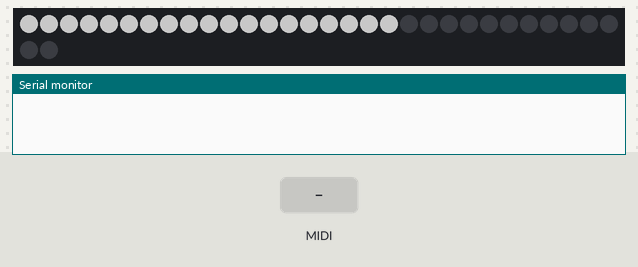
Simulated run of this sketch. Board: Arduino Uno, built with avr-gcc and run on an emulated ATmega328P. Shown: 32 RGB LEDs in strip order, left to right, continuing on the next row, the last lines printed to the serial monitor. The inputs (shaded band) are chosen by the test bench. Dim RGB values are drawn brighter than linear; MIDI output is not drawn.

Above: at 0.4 s.
At 0.9 s:
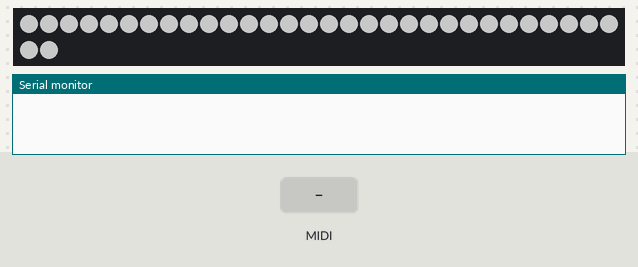
2.2 s: MIDI note 48 received
At 2.35 s:
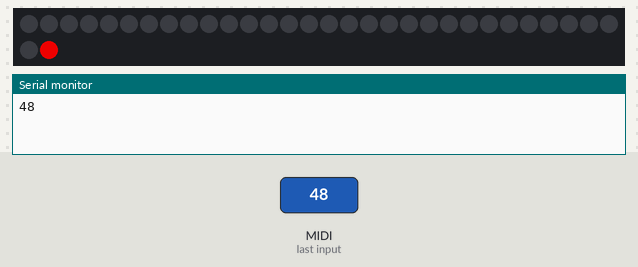
4.0 s: MIDI note 60 received
Timing chart, 0 to 7.0 s (numbered marks = the images above; inputs shaded):
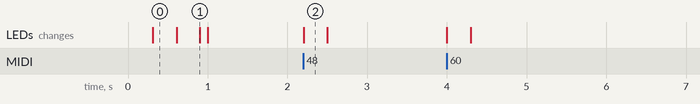

Measured:
- after the input at 2.2 s, the LEDs: change at once (image 2)

The sketch:

Alesis.ino.ino
```cpp
#include <Adafruit_NeoPixel.h>
#include <MIDI.h>  // Add Midi Library
MIDI_CREATE_DEFAULT_INSTANCE();

// Which pin on the Arduino is connected to the NeoPixels?
#define LED_PIN    6

//Antall LEDS
#define LED_COUNT 32
int keys_count = 37;
bool pedal = false;
// Deklarere NeoPixel strip objekt:
Adafruit_NeoPixel strip(LED_COUNT, LED_PIN, NEO_GRB + NEO_KHZ800);
// Argument 1 = Number of pixels in NeoPixel strip
// Argument 2 = Arduino pin number (most are valid)
// Argument 3 = Pixel type flags, add together as needed:

int LED[32];
int gbend = 0;
int gtouch = 0;
void setup() {
  Serial.begin(9600);
  // put your setup code here, to run once:
  strip.begin();
  strip.show(); // Initialize all pixels to 'off'
  int i;
  // flashy turn on animation:
  strip.fill(strip.Color(100,100,100),0,32);
  strip.show();
  delay(100);
  strip.fill(strip.Color(0,0,0),0,32);
  strip.show();
  for (i = 0; i < 32; i++ ) {
    strip.setPixelColor(i,100,100,100);
    strip.show();
    delay(10);
    //strip.setPixelColor(i,100,100,100);
    //strip.show();
  }
  for (i = 32; i >= 0; i-- ) {
    strip.setPixelColor(i,100,100,100);
    strip.show();
    delay(10);
    strip.setPixelColor(i,0,0,0);
    strip.show();
  }
  strip.fill(strip.Color(100,100,100),0,32);
  strip.show();
  delay(100);
  strip.fill(strip.Color(0,0,0),0,32);
  strip.show();

  //MIDI
  MIDI.begin(1); // Initialize the Midi Library.
  // OMNI sets it to listen to all channels.. MIDI.begin(2) would set it
  // to respond to notes on channel 2 only.
  MIDI.setHandleNoteOn(MyHandleNoteOn); // This is important!! This command
  // tells the Midi Library which function you want to call when a NOTE ON command
  // is received. In this case it's "MyHandleNoteOn".
  MIDI.setHandleNoteOff(MyHandleNoteOff); // This command tells the Midi Library
  // to call "MyHandleNoteOff" when a NOTE OFF command is received.
  MIDI.setHandleControlChange(MyHandleCommand); //et forsøk på å hente pitch bend osv.
  MIDI.setHandlePitchBend(MyBend); // går dette da?

}

void loop() {
  MIDI.read(); // Continuously check if Midi data has been received.
}


// MyHandleNoteON is the function that will be called by the Midi Library
// when a MIDI NOTE ON message is received.
// It will be passed bytes for Channel, Pitch, and Velocity
void MyHandleNoteOn(byte channel, byte pitch, byte velocity) {
  Serial.println(pitch);
  //Finne ut hvilken note:
  int inputnote = pitch;
  inputnote = inputnote - 48;
  inputnote = 36 - inputnote;
  inputnote = inputnote * 0.865; //faktor for 37 ned til 32
  if (inputnote >= 0 && inputnote < 32) {
    strip.setPixelColor(inputnote,200,gbend,gtouch);
    LED[inputnote] = 1;
    strip.show();
  }
}

// MyHandleNoteOFF is the function that will be called by the Midi Library
// when a MIDI NOTE OFF message is received.
// * A NOTE ON message with Velocity = 0 will be treated as a NOTE OFF message *
// It will be passed bytes for Channel, Pitch, and Velocity
void MyHandleNoteOff(byte channel, byte pitch, byte velocity) {
  Serial.println(pitch);
  //Finne ut hvilken note:

  if (pedal == false) {
  int inputnote = pitch;
  inputnote = inputnote - 48;
  inputnote = 36 - inputnote;
  inputnote = inputnote * 0.865; //faktor for å få 37 ned til 32
  if (inputnote >= 0 && inputnote < 32) {
    strip.setPixelColor(inputnote,0,0,0);
    LED[inputnote] = 0;
    strip.show();
  }
  }


}

void MyHandleCommand(byte channel, byte program, byte styrke) {
  //1 er touchbar, 90 er borteste fader
  Serial.print(program);
  Serial.println(styrke);
  if (program == 1) {
    int touch = 0;
    touch = styrke * 2;
    gtouch = touch;
    int i = 0;
    for (i = 0; i < 32; i++ ) {
      if (LED[i] != 0) {
        strip.setPixelColor(i,200,gbend,touch);
        strip.show();
      }
    }
  }
  if (program == 64) {
    if (styrke == 127) {
      pedal = true;
    }
    if (styrke == 0) {
      pedal = false;
      for (int i; i<33; i++) {
        strip.setPixelColor(i,0,0,0);
        LED[i] = 0;
        strip.show();
      }
    }
  }
}

void MyBend(byte channel, int bend) {
  //16 tusen maks.
  bend = bend + 8192;
  bend = bend * 0.015625;
  gbend = bend;
  int i = 0;
  for (i = 0; i < 32; i++ ) {
    if (LED[i] != 0) {
      strip.setPixelColor(i,200,bend,gtouch);
      strip.show();
    }
  }
}
```
